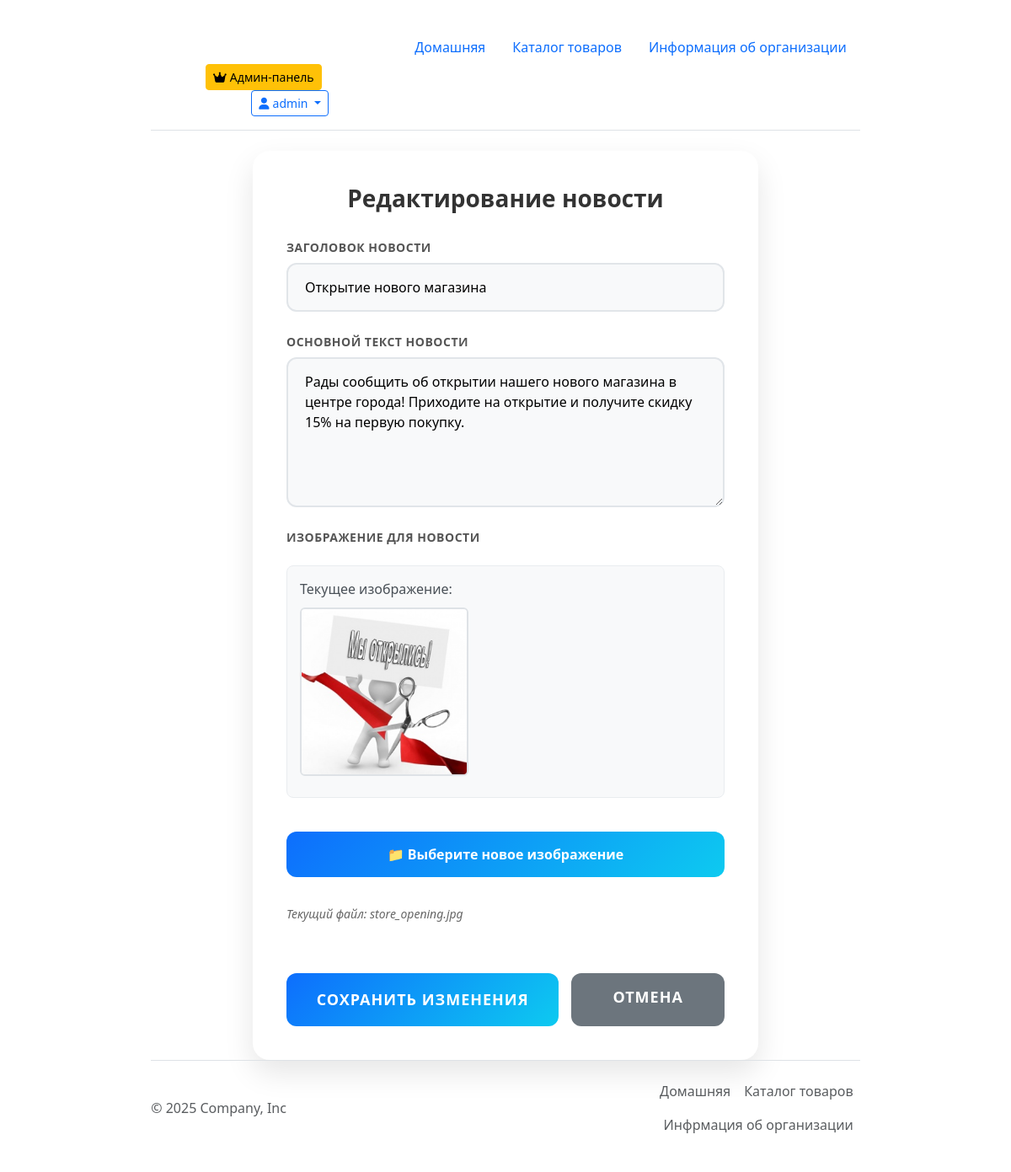
Screenshot of /admin/edit_news/1 (signed in) with the database file from the repository.
### models.py (models this page shows, shortened)
class User(UserMixin, db.Model):
    __tablename__ = 'user'
    id=db.Column(db.Integer(), primary_key=True)
    name = db.Column(db.String(100),default='')
    email = db.Column(db.String(100), nullable=False, unique=True)
    username=db.Column(db.String(50), nullable=False, unique=True)
    password_hash=db.Column(db.String(200), nullable=False, unique=True)
    is_admin = db.Column(db.Boolean, default=False)
    created_at = db.Column(db.DateTime, default=datetime.now)
    last_seen = db.Column(db.DateTime, default=datetime.now)
    google_id = db.Column(db.String(100), unique=True)
    cart_items=db.relationship('CartItem',backref='user',lazy=True,cascade='all,delete-orphan')

class News(db.Model):
    id=db.Column(db.Integer(), primary_key=True)
    title=db.Column(db.String(50),nullable=False)
    date=db.Column(db.DateTime,default=datetime.now)
    text=db.Column(db.Text,nullable=False)
    image=db.Column(db.String(50),nullable=False)
    author_id=db.Column(db.Integer,db.ForeignKey('user.id'))
    author=db.relationship('User',backref=db.backref('news',lazy=True))

### app.py (the view)
@app.route('/admin/edit_news/<int:id>',methods=['POST','GET'])
@admin_required
def edit_new(id):
    if request.method=='POST':
        new=News.query.get(id)
        new.title=request.form.get('title')
        new.text=request.form.get('text')
        file = request.files['file']
        if not file.filename == '':
            file.save("/app/static/News_images/" + str(new.id) + ".jpg")
            new.image = "/static/News_images/" + str(new.id) + ".jpg"
        db.session.commit()
        flash('Новость изменена', 'info')
        return redirect('/admin/edit_news')
    else:
        new=News.query.get(id)
        return render_template('admin/edit_new.html',new=new)

### app.py (called while the page is built)
@login_manager.user_loader
def load_user(user_id):
    return User.query.get(int(user_id))

@app.before_request
def before_request():
    if current_user.is_authenticated:
        current_user.last_seen = datetime.now()
        db.session.commit()

def admin_required(f):
    from functools import wraps
    @wraps(f)
    def decorated_function(*args, **kwargs):
        if not current_user.is_authenticated or not current_user.is_admin:
            flash('Требуются права администратора','warning')
            return redirect(url_for('index'))
        return f(*args,**kwargs)
    return decorated_function

@app.context_processor
def utility_processor():
    return dict(time_ago=time_ago)

### templates/admin/edit_new.html (shortened to what this page needs)
{% extends "base.html" %}
{% block link %}
<link rel="stylesheet" href="{{ url_for('static', filename='CSS/add.css') }} ">
{% endblock %}
{% block content %}
<div class="form-container">
    <h1 class="form-title">Редактирование новости</h1>
    <form action="/admin/edit_news/{{ new.id }}" method="POST" enctype="multipart/form-data" class="form-contact">
        <div class="form-group">
            <label for="title">Заголовок новости</label>
            <input type="text" id="title" name="title" class="form-input"
                   placeholder="Введите заголовок новости" value="{{ new.title }}" required>
        </div>
        <div class="form-group">
            <label for="text">Основной текст новости</label>
            <textarea id="text" name="text" class="form-input"
                      placeholder="Введите основной текст новости..." rows="6" required>{{ new.text }}</textarea>
        </div>
        <div class="form-group">
            <label>Изображение для новости</label>
            {% if new.image %}
            <div class="current-image">
                <p>Текущее изображение:</p>
                <img src="{{ new.image }}" alt="{{ new.title }}" class="image-preview">
            </div>
        </div>
        {% endif %}
        <div class="file-input-container">
            <label for="file-input" class="file-input-label">
                📁 Выберите новое изображение
            </label>
        </div>
        <div class="file-name" id="file-name">
            {% if new.image %}
            Текущий файл: {{ new.image.split('/')[-1] }}
            {% else %}
            Файл не выбран
            {% endif %}
        </div>
    <div class="form-actions">
        <button type="submit" class="submit-btn">Сохранить изменения</button>
        <a href="/admin/news" class="cancel-btn">Отмена</a>
    </div>
    </form>
</div>
{% endblock %}

### templates/base.html (shortened to what this page needs)
<!DOCTYPE html>
<html lang="en">
<head>
    <link rel="stylesheet" href="{{ url_for('static', filename='CSS/bootstrap.min.css') }} ">
    <link rel="stylesheet" href="https://cdnjs.cloudflare.com/ajax/libs/font-awesome/6.4.0/css/all.min.css">
    {% block link %}{% endblock %}
</head>
<body>
<div class="container1">
    <header class="d-flex flex-wrap align-items-center justify-content-center justify-content-md-between py-3 mb-4 border-bottom">
        <div class="col-md-3 mb-2 mb-md-0"><a href="/"
                                              class="d-inline-flex link-body-emphasis text-decoration-none">
            <svg class="bi" width="40" height="32" role="img" aria-label="Bootstrap">
                <use xlink:href="#bootstrap"></use>
            </svg>
        </a></div>
        <ul class="nav nav-pills col-12 col-md-auto mb-2 justify-content-center mb-md-0">
            <li class="nav-item">
                <a href="/index"
                   class="nav-link {{ 'active' if request.endpoint == 'index' else '' }}">
                    Домашняя
                </a>
            </li>
            <li class="nav-item">
                <a href="/catalog"
                   class="nav-link {{ 'active' if request.endpoint and 'catalog' in request.endpoint else '' }}">
                    Каталог товаров
                </a>
            </li>
            <li class="nav-item">
                <a href="/info"
                   class="nav-link {{ 'active' if request.endpoint == 'info' else '' }}">
                    Информация об организации
                </a>
            </li>
        </ul>
        <div class="col-md-3 text-end me-3">
            {% if current_user.is_authenticated %}
            {% if current_user.is_admin %}
            <a class="btn btn-warning btn-sm me-2" href="{{ url_for('admin_dashboard') }}">
                <i class="fas fa-crown me-1"></i>Админ-панель
            </a>
            {% endif %}
            <div class="btn-group">
                <button type="button" class="btn btn-outline-primary btn-sm dropdown-toggle" data-bs-toggle="dropdown">
                    <i class="fas fa-user me-1"></i>{{ current_user.username }}
                </button>
            </div>
            {% endif %}
        </div>
    </header>
</div>
{% block content %}{% endblock %}
<div class="container1">
    <footer class="d-flex justify-content-between align-items-center py-3  border-top footer"><p
            class="col-md-4 mb-0 text-body-secondary">© 2025 Company, Inc</p> <a href="/"
                                                                                 class="col-md-4 d-flex align-items-center justify-content-center mb-3 mb-md-0 me-md-auto link-body-emphasis text-decoration-none"
                                                                                 aria-label="Bootstrap">
        <svg class="bi me-2" width="40" height="32" aria-hidden="true">
            <use xlink:href="#bootstrap"></use>
        </svg>
    </a>
        <ul class="nav col-md-4 justify-content-end">
            <li class="nav-item"><a href="/index" class="nav-link px-2 text-body-secondary">Домашняя</a></li>
            <li class="nav-item"><a href="/catalog" class="nav-link px-2 text-body-secondary">Каталог товаров</a></li>
            <li class="nav-item"><a href="/info" class="nav-link px-2 text-body-secondary">Инфрмация об организации</a>
            </li>
        </ul>
    </footer>
</div>
</body>
</html>

### static/CSS/add.css (style rules this page uses)
* { margin: 0; padding: 0; box-sizing: border-box; }
body { font-family: 'Segoe UI', Tahoma, Geneva, Verdana, sans-serif; min-height: 100vh; align-items: center; justify-content: center; padding: 20px; display: grid; grid-template-rows: auto 1fr auto; min-height: 100vh; }
.form-container { background: white; border-radius: 20px; box-shadow: 0 15px 35px rgba(0, 0, 0, 0.1); padding: 40px; width: 100%; max-width: 600px; margin: auto; align-self: center; }
.form-title { text-align: center; color: #333; font-size: 28px; font-weight: 600; margin-bottom: 30px; }
.form-contact { display: flex; flex-direction: column; gap: 25px; }
.form-group { display: flex; flex-direction: column; gap: 8px; }
.form-group label { font-weight: 600; color: #555; font-size: 14px; text-transform: uppercase; letter-spacing: 0.5px; }
.form-input { padding: 15px 20px; border: 2px solid #e1e5e9; border-radius: 12px; font-size: 16px; transition: all 0.3s ease; background: #f8f9fa; }
.form-input::placeholder { color: #a0a4a8; }
textarea.form-input { resize: vertical; min-height: 120px; font-family: inherit; white-space: pre-wrap; overflow-wrap: break-word; }
.current-image { margin-top: 15px; padding: 10px; background-color: #f8f9fa; border-radius: 5px; }
.form-actions { display: flex; gap: 15px; margin-top: 25px; }
.current-image { margin-bottom: 15px; padding: 15px; background: #f8f9fa; border-radius: 8px; border: 1px solid #e9ecef; }
.current-image p { margin: 0 0 10px 0; font-weight: 500; color: #495057; }
.image-preview { max-width: 300px; max-height: 200px; border-radius: 6px; border: 2px solid #dee2e6; margin-bottom: 10px; }
.submit-btn { flex: 2; padding: 12px 25px; background-color: #667eea; color: white; border: none; border-radius: 5px; cursor: pointer; font-size: 16px; transition: background-color 0.3s; }
.cancel-btn { flex: 1; padding: 15px 25px; background-color: #6c757d; color: white; text-decoration: none; border-radius: 5px; text-align: center; transition: background-color 0.3s; font-size: 16px; border-radius: 12px; font-size: 18px; font-weight: 600; cursor: pointer; transition: all 0.3s ease; text-transform: uppercase; letter-spacing: 1px; margin-top: 10px; }
.file-input-container { position: relative; overflow: hidden; display: inline-block; }
.file-input-label { display: block; padding: 15px 20px; background: linear-gradient(135deg, #0d6efd 0%, #0dcaf0 100%); color: white !important; border-radius: 12px; text-align: center; font-weight: 600; cursor: pointer; transition: all 0.3s ease; border: none; }
.file-name { margin-top: 8px; font-size: 14px; color: #666; font-style: italic; }
.submit-btn { background: linear-gradient(135deg, #0d6efd 0%, #0dcaf0 100%); color: white; border: none; padding: 18px 30px; border-radius: 12px; font-size: 18px; font-weight: 600; cursor: pointer; transition: all 0.3s ease; text-transform: uppercase; letter-spacing: 1px; margin-top: 10px; }
.form-group { animation: fadeIn 0.6s ease-out; }
.form-group:nth-child(1) { animation-delay: 0.1s; }
.form-group:nth-child(2) { animation-delay: 0.2s; }
.form-group:nth-child(3) { animation-delay: 0.3s; }

### rows the page displays
User: username "admin"
News: title "Открытие нового магазина", text "Рады сообщить об открытии нашего нового магазина в центре города! Приходите на открытие и получите скидку 15% на первую покупку.", image (picture), image "store_opening.jpg"
